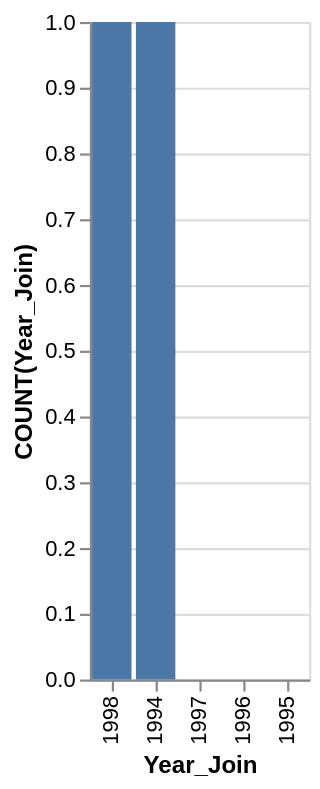

This figure's Vega-Lite source:
### Vega-Lite specification from a JSON file in a GitHub repository (floating-point values rounded to 4 significant figures)
{"data": {"values": [{"x_data": "1998", "y_data": 1}, {"x_data": "1994", "y_data": 1}, {"x_data": "1997", "y_data": 0}, {"x_data": "1996", "y_data": 0}, {"x_data": "1995", "y_data": 0}]}, "mark": "bar", "encoding": {"x": {"field": "x_data", "type": "nominal", "title": "Year_Join", "sort": {"op": "sum", "field": "y_data", "order": "descending"}}, "y": {"field": "y_data", "type": "quantitative", "title": "COUNT(Year_Join)"}}}
